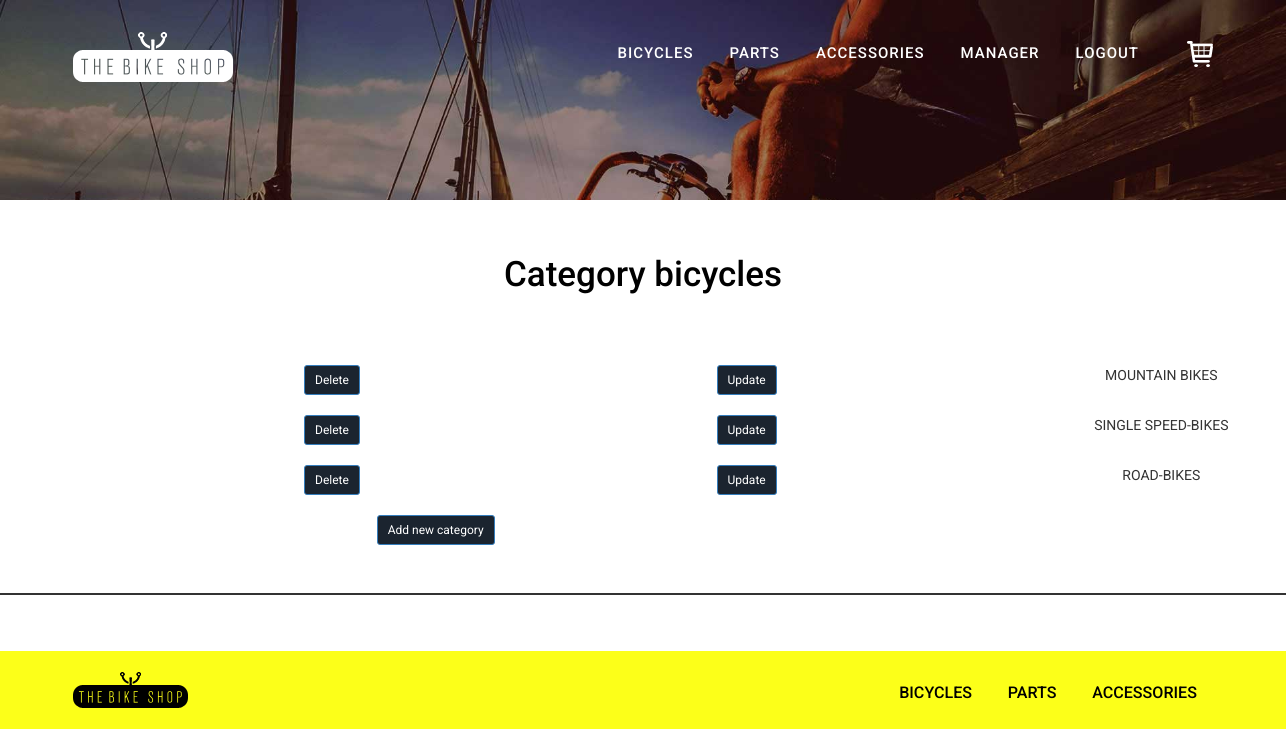
The app's page /bicycles/categories_type/ (signed in) with its own data.
### bicycles/models.py (models this page shows, shortened)
class Bike_type(models.Model):
    title = models.CharField(max_length=50, unique=True)
    categories_bicycles = models.IntegerField()
    is_visible = models.BooleanField(default=True)

### bicycles/views.py (the view)
# urls.py: path('categories_type/', categories_type, name='categories_type'),
@login_required(login_url='/login/')
@user_passes_test(is_member)
def categories_type(request):
    items_type = Bike_type.objects.all().order_by('categories_bicycles')
    return render(request, 'categories_type.html', context={'items_type': items_type})

### bicycles/views.py (called while the page is built)
def is_member(user):
    return user.groups.filter(name='manager').exists() or \
           user.is_staff

### cart/context_processors.py (called while the page is built)
def cart(request):
    return {'cart':Cart(request)}

### cart/models.py (called while the page is built)
    def __len__(self):
        return sum(item['quantity'] for item in self.cart.values())

### bicycles/templates/categories_type.html (shortened to what this page needs)
{% extends 'base.html' %}
{% block content %}
{% include 'banner_small.html' %}
    <div class="bikes">
        <div class="mountain-sec">
            <div class="section-title text-center">
                <h2>Category bicycles</h2>
                <div class="col-md-12 col-md-offset-1">
                    {% for item in items_type %}
                    <div class="row">
                        <div class="col-md-4">
                            <a href='{% url "bicycles:delete_type" pk=item.pk%}'>
                                <button type="button" class="btn btn-primary btn-sm">Delete</button>
                            </a>
                        </div>
                        <div class="col-md-4">
                            <a href='{% url "bicycles:update_type" pk=item.pk%}'>
                                <button type="button" class="btn btn-primary btn-sm">Update</button>
                            </a>
                        </div>
                        <div class="col-md-4">{{ item.title }}</div>
                    </div>
                    <br/>
                    {% endfor %}
                    <div class="row">
                        <div class='col-md-6 centered'>
                            <a href='{% url "bicycles:add_bike_type" %}'>
                                <button type="button" class="btn btn-primary btn-sm">Add new category</button>
                            </a>
                        </div>
                    </div>
                    <br/>
                </div>
            </div>
            <br/>
        </div>
    </div>
{% endblock %}

### static/css/style.css (style rules this page uses)
body { margin:0; padding:0; background:#fff; font-family: 'Roboto', sans-serif; }
body a { transition:0.5s all; -webkit-transition:0.5s all; -moz-transition:0.5s all; -o-transition:0.5s all; -ms-transition:0.5s all; }
h1,h2,h3,h4,h5,h6 { margin:0; }
.bikes { padding:6em 0 2em 0; }
.bikes { padding:4em 0; }
.mountain-sec,.singlespeed-sec { border-bottom:2px solid; padding:0 1.5em 2em 1.5em; }
.bikes h2 { color:#000; font-size:2.5em; font-weight:500; margin-bottom:2em; text-align:center; }

### records on screen
Bike_type: title "MOUNTAIN BIKES"
Bike_type: title "SINGLE SPEED-BIKES"
Bike_type: title "ROAD-BIKES"
